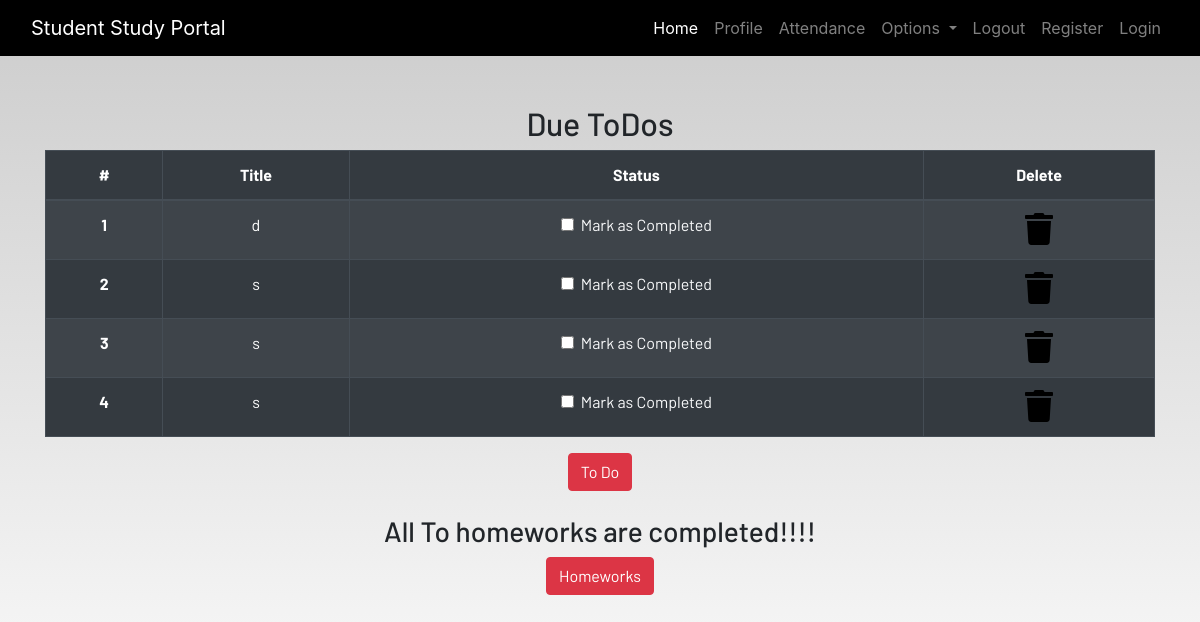
/profile/ (signed in), run on the app's committed database.
### dashboard/models.py (models this page shows, shortened)
class Todo(models.Model):
    user = models.ForeignKey(User,on_delete=models.CASCADE)
    title = models.CharField(max_length=100)
    is_finished = models.BooleanField(default=False)

### dashboard/views.py (the view)
# urls.py: path("profile/",dash_views.profile,name='profile'),
def profile(request):
    homeworks=Homework.objects.filter(is_finished=False,user=request.user)
    todos=Todo.objects.filter(is_finished=False,user=request.user)
    if len(homeworks)==0:
        homework_done=True
    else:
        homework_done =False
    if len(todos)==0:
        todos_done=True
    else:
        todos_done =False
    context={
        'homeworks' :homeworks,
        'todos': todos,
        'homework_done':homework_done,
        'todos_done':todos_done
    }
    return render(request,"dashboard/profile.html",context)

### dashboard/templates/dashboard/profile.html
{% extends 'dashboard/base.html' %}
{% load static %}
{% load crispy_forms_tags%}
{% block content %}
<section class="text-center">
    <div class="container">
    {% if not todos_done %}
        <h2>Due ToDos</h2>
        <table class="table table-striped table-bordered table-hover table-dark">
            <thead>
                <tr>
                    <th scope="col">#</th>
                    <th scope="col">Title</th>
                    <th scope="col">Status</th>
                    <th scope="col">Delete</th>
                </tr>
            </thead>
            <tbody>
            {% for todo in todos %}
                <tr>
                    <th scope="row">{{forloop.counter}}</th>
                    <td>{{todo.title}}</td>
                    <td>
                        <a href="{% url 'update-todo' todo.id %}">
                            <div class="form-check">
                            {% if todo.is_finished == True %}
                                <input class="form-check-input" type="checkbox" value="" checked >
                                {% else %}
                                <input class="form-check-input" type="checkbox" value=""  >
                                {% endif %}
                                <label class="form-check-label text-light" for="flexCheckDefault">
                                    Mark as Completed
                                </label>
                            </div>
                        </a>
                    </td>
                    <td><a href="{% url 'delete-todo' todo.id %}"><i class="fa fa-trash fa-2x"></i></a></td>
                </tr>
                {% endfor %}
            </tbody>
        </table>
        {% else %}
        <h3>All To dos are completed!!!!</h3>
        {% endif %}
        <a href="{% url 'todo' %}" class="btn btn-danger">To Do</a>
        <br><br>
        {% if not homework_done %}
        <h2>Due Homeworks</h2>
        <table class="table table-striped table-bordered table-hover table-dark">
            <thead>
                <tr>
                    <th scope="col">#</th>
                    <th scope="col">Subject</th>
                    <th scope="col">Title</th>
                    <th scope="col">Description</th>
                    <th scope="col">Due</th>
                    <th scope="col">Status</th>
                    <th scope="col">Delete</th>
                </tr>
            </thead>
            <tbody>
            {% for homework in homeworks %}
                <tr>
                    <th scope="row">{{forloop.counter}}</th>
                    <td>{{homework.subject}}</td>
                    <td>{{homework.title}}</td>
                    <td>{{homework.description}}</td>
                    <td>{{homework.due}}</td>
                    <td>
                        <a href="{% url 'update-homework' homework.id %}">
                            <div class="form-check">
                            {% if homework.is_finished == True %}
                                <input class="form-check-input" type="checkbox" value="" checked >
                                {% else %}
                                <input class="form-check-input" type="checkbox" value=""  >
                                {% endif %}
                                <label class="form-check-label text-light" for="flexCheckDefault">
                                    Mark as Completed
                                </label>
                            </div>
                        </a>
                    </td>
                    <td><a href="{% url 'delete-homework' homework.id %}"><i class="fa fa-trash fa-2x"></i></a></td>
                </tr>
                {% endfor %}
            </tbody>
        </table>
        {% else %}
        <h3>All To homeworks are completed!!!!</h3>
{% endif %}
        <a href="{% url 'homework' %}" class="btn btn-danger">Homeworks</a>
    </div>
</section>
{% endblock content %}

### static/css/main.css (style rules this page uses)
html { scroll-behavior: smooth; height: 100%; width: 100%; }
a { text-decoration: none !important; color: black; }
html, body { max-width: 100%; overflow-x: hidden; height: 100%; width: 100%; }
body { background: linear-gradient(rgba(0, 0, 0, 0.2), rgba(255, 255, 255, 0.5)); overflow-x: hidden; background-repeat: no-repeat; }
.fa { color: black; }

### data on the page
Todo: title "d"
Todo: title "s"
Todo: title "s"
Todo: title "s"
